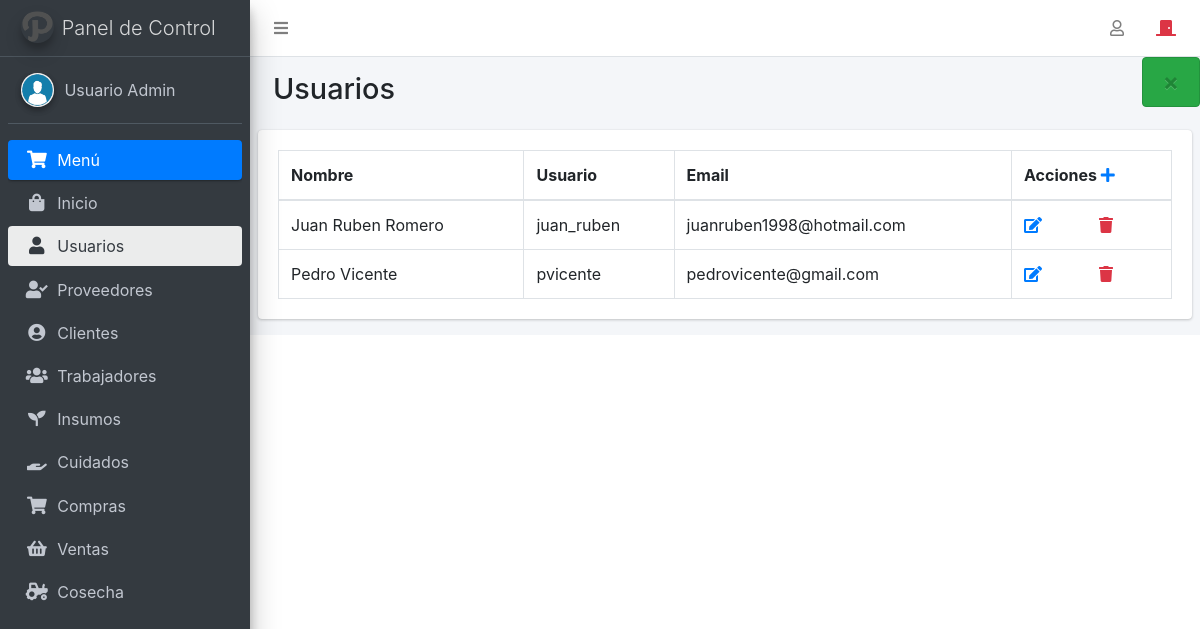
Page /panel.php?modulo=usuarios (signed in) on the committed database.
### tables this page shows
CREATE TABLE `usuarios` (
  `id` int(11) NOT NULL,
  `nombre` varchar(100) NOT NULL,
  `usuario` varchar(100) NOT NULL,
  `email` varchar(100) NOT NULL,
  `pass` varchar(300) NOT NULL
);

### usuarios.php (called while the page is built, shortened)
<?php
$id = $_SESSION['idInicio'];
$query = "SELECT id, email, nombre, usuario from usuarios WHERE id != '$id'";
$res = mysqli_query($con, $query);
require 'views/usuarios.view.php';

### views/usuarios.view.php (the view, shortened to what this page needs)
<div class="content-wrapper">
    <section class="content-header">
        <div class="container-fluid">
            <div class="row mb-2">
                <div class="col-sm-6">
                    <h1>Usuarios</h1>
                </div>
            </div>
        </div>
    </section>
    <section class="content">
        <div class="row">
            <div class="col-12">
                <div class="card">
                    <div class="card-body">
                        <table id="example2" class="table table-bordered table-hover">
                            <thead>
                                <tr>
                                    <th>Nombre</th>
                                    <th>Usuario</th>
                                    <th>Email</th>
                                    <th>Acciones
                                        <a data-toggle="modal" data-target="#AddModal" href="javascript:void(0);" title="Aregar Nuevo Usuario"><i class="fa fa-plus" aria-hidden="true"></i></a>
                                    </th>
                                </tr>
                            </thead>
                            <tbody>
                                <?php
                                while ($row = mysqli_fetch_assoc($res)) :
                                ?>
                                    <tr>
                                        <td><?php echo $row['nombre'] ?></td>
                                        <td><?php echo $row['usuario'] ?></td>
                                        <td><?php echo $row['email'] ?></td>
                                        <td>
                                            <div class="row">
                                                <div class="col-sm-6">
                                                    <a data-toggle="modal" data-target="#EditModal" href="javascript:void(0);" onclick="document.getElementById('id').value = <?= $row['id'] ?>;document.getElementById('email').value = '<?= $row['email'] ?>';document.getElementById('nombre').value = '<?= $row['nombre'] ?>';document.getElementById('usuario').value = '<?= $row['usuario'] ?>';" style="margin-right: 5px;"> <i class="fas fa-edit"></i> </a>
                                                </div>
                                                <div class="col-sm-6">
                                                    <a data-toggle="modal" data-target="#DeleteModal" href="javascript:void(0);" onclick="document.getElementById('delete_id').value = <?= $row['id'] ?>;document.getElementById('delete_nombre').innerHTML = '<?= $row['nombre'] ?>';" class="text-danger borrar"> <i class="fas fa-trash"></i> </a>
                                                </div>
                                            </div>
                                        </td>
                                    </tr>
                                <?php endwhile; ?>
                            </tbody>
                        </table>
                    </div>
                </div>
            </div>
        </div>
    </section>
</div>

### rows in the picture
usuarios: nombre "Juan Ruben Romero", usuario "juan_ruben", email "juanruben1998@hotmail.com"
usuarios: nombre "Pedro Vicente", usuario "pvicente", email "pedrovicente@gmail.com"

### other values in the picture
$_SESSION['nombre'] "Usuario Admin"
